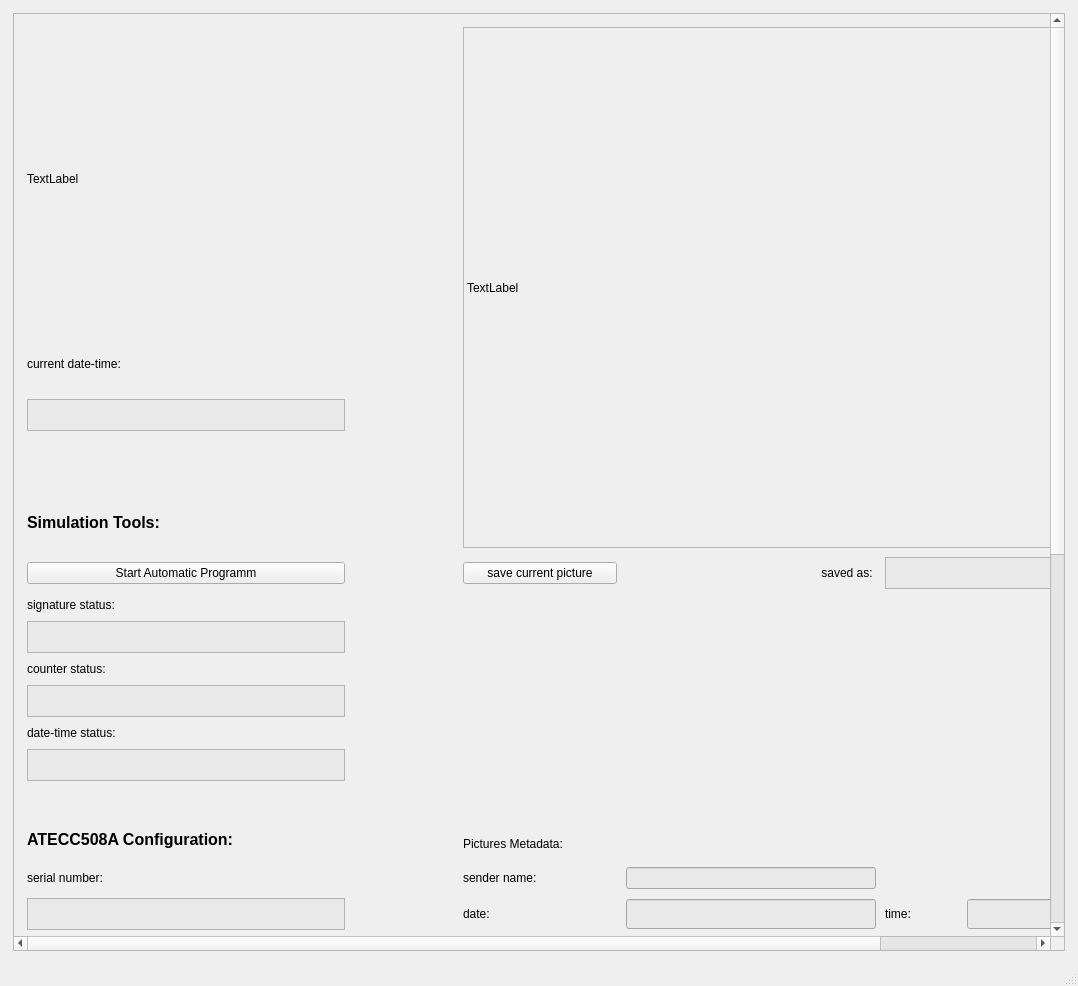
<?xml version="1.0" encoding="UTF-8"?>
<ui version="4.0">
 <class>MainWindow</class>
 <widget class="QMainWindow" name="MainWindow">
  <property name="geometry">
   <rect>
    <x>0</x>
    <y>0</y>
    <width>1078</width>
    <height>986</height>
   </rect>
  </property>
  <property name="windowTitle">
   <string>MainWindow</string>
  </property>
  <widget class="QWidget" name="centralwidget">
   <layout class="QGridLayout" name="gridLayout">
    <item row="0" column="0">
     <widget class="QScrollArea" name="scrollArea">
      <property name="widgetResizable">
       <bool>true</bool>
      </property>
      <widget class="QWidget" name="scrollAreaWidgetContents_2">
       <property name="geometry">
        <rect>
         <x>0</x>
         <y>-629</y>
         <width>1211</width>
         <height>1529</height>
        </rect>
       </property>
       <layout class="QGridLayout" name="gridLayout_2">
        <item row="30" column="7">
         <widget class="QLabel" name="label_12">
          <property name="text">
           <string>&lt;html&gt;&lt;head/&gt;&lt;body&gt;&lt;p&gt;&lt;span style=&quot; font-size:12pt; font-weight:600;&quot;&gt;ECDSA Information:&lt;/span&gt;&lt;/p&gt;&lt;/body&gt;&lt;/html&gt;</string>
          </property>
         </widget>
        </item>
        <item row="33" column="0">
         <widget class="QTextBrowser" name="out_device_ip">
          <property name="minimumSize">
           <size>
            <width>0</width>
            <height>32</height>
           </size>
          </property>
          <property name="sizeIncrement">
           <size>
            <width>0</width>
            <height>32</height>
           </size>
          </property>
          <property name="styleSheet">
           <string notr="true">background-color: rgb(233, 233, 233);</string>
          </property>
         </widget>
        </item>
        <item row="40" column="7">
         <widget class="QPushButton" name="pB_save_pub_key">
          <property name="text">
           <string>save key</string>
          </property>
         </widget>
        </item>
        <item row="39" column="7">
         <widget class="QLabel" name="label_7">
          <property name="text">
           <string>public key:</string>
          </property>
         </widget>
        </item>
        <item row="14" column="0">
         <widget class="QLabel" name="label_9">
          <property name="text">
           <string>&lt;html&gt;&lt;head/&gt;&lt;body&gt;&lt;p&gt;&lt;span style=&quot; font-size:12pt; font-weight:600;&quot;&gt;ATECC508A Configuration:&lt;/span&gt;&lt;/p&gt;&lt;/body&gt;&lt;/html&gt;</string>
          </property>
         </widget>
        </item>
        <item row="31" column="0">
         <widget class="QLabel" name="label_15">
          <property name="text">
           <string>&lt;html&gt;&lt;head/&gt;&lt;body&gt;&lt;p&gt;&lt;span style=&quot; font-size:12pt; font-weight:600;&quot;&gt;Device Setttings:&lt;/span&gt;&lt;/p&gt;&lt;/body&gt;&lt;/html&gt;</string>
          </property>
         </widget>
        </item>
        <item row="6" column="0">
         <widget class="QPushButton" name="pB_start_auto">
          <property name="text">
           <string>Start Automatic Programm</string>
          </property>
         </widget>
        </item>
        <item row="28" column="0">
         <spacer name="horizontalSpacer_2">
          <property name="orientation">
           <enum>Qt::Horizontal</enum>
          </property>
          <property name="sizeHint" stdset="0">
           <size>
            <width>40</width>
            <height>20</height>
           </size>
          </property>
         </spacer>
        </item>
        <item row="32" column="0">
         <widget class="QLabel" name="label_14">
          <property name="text">
           <string>device IP:</string>
          </property>
         </widget>
        </item>
        <item row="23" column="0">
         <widget class="QTextBrowser" name="out_data_zone">
          <property name="minimumSize">
           <size>
            <width>0</width>
            <height>32</height>
           </size>
          </property>
          <property name="maximumSize">
           <size>
            <width>16777215</width>
            <height>30</height>
           </size>
          </property>
          <property name="styleSheet">
           <string notr="true">background-color: rgb(233, 233, 233);</string>
          </property>
         </widget>
        </item>
        <item row="34" column="0">
         <widget class="QLabel" name="label_13">
          <property name="text">
           <string>device Port pictures:</string>
          </property>
         </widget>
        </item>
        <item row="18" column="0">
         <widget class="QTextBrowser" name="out_serial_number">
          <property name="minimumSize">
           <size>
            <width>0</width>
            <height>32</height>
           </size>
          </property>
          <property name="maximumSize">
           <size>
            <width>16777215</width>
            <height>32</height>
           </size>
          </property>
          <property name="styleSheet">
           <string notr="true">background-color: rgb(233, 233, 233);</string>
          </property>
         </widget>
        </item>
        <item row="19" column="0">
         <widget class="QLabel" name="label_10">
          <property name="text">
           <string>config zone:</string>
          </property>
         </widget>
        </item>
        <item row="21" column="0">
         <widget class="QLabel" name="label_11">
          <property name="text">
           <string>data zone:</string>
          </property>
         </widget>
        </item>
        <item row="18" column="10">
         <widget class="QLineEdit" name="out_pic_time">
          <property name="minimumSize">
           <size>
            <width>250</width>
            <height>30</height>
           </size>
          </property>
          <property name="styleSheet">
           <string notr="true">background-color: rgb(233, 233, 233);</string>
          </property>
         </widget>
        </item>
        <item row="20" column="0">
         <widget class="QTextBrowser" name="out_conf_zone">
          <property name="minimumSize">
           <size>
            <width>0</width>
            <height>32</height>
           </size>
          </property>
          <property name="maximumSize">
           <size>
            <width>16777215</width>
            <height>32</height>
           </size>
          </property>
          <property name="styleSheet">
           <string notr="true">background-color: rgb(233, 233, 233);</string>
          </property>
         </widget>
        </item>
        <item row="18" column="7">
         <widget class="QLabel" name="label_4">
          <property name="text">
           <string>date:</string>
          </property>
         </widget>
        </item>
        <item row="35" column="8" rowspan="4" colspan="3">
         <widget class="QTextBrowser" name="out_signature">
          <property name="minimumSize">
           <size>
            <width>0</width>
            <height>124</height>
           </size>
          </property>
          <property name="styleSheet">
           <string notr="true">background-color: rgb(233, 233, 233);</string>
          </property>
         </widget>
        </item>
        <item row="18" column="9">
         <widget class="QLabel" name="label_5">
          <property name="text">
           <string>time:</string>
          </property>
         </widget>
        </item>
        <item row="18" column="8">
         <widget class="QLineEdit" name="out_pic_date">
          <property name="minimumSize">
           <size>
            <width>250</width>
            <height>30</height>
           </size>
          </property>
          <property name="styleSheet">
           <string notr="true">background-color: rgb(233, 233, 233);</string>
          </property>
         </widget>
        </item>
        <item row="0" column="7" rowspan="5" colspan="5">
         <widget class="QLabel" name="display">
          <property name="minimumSize">
           <size>
            <width>721</width>
            <height>521</height>
           </size>
          </property>
          <property name="maximumSize">
           <size>
            <width>1500</width>
            <height>700</height>
           </size>
          </property>
          <property name="frameShape">
           <enum>QFrame::StyledPanel</enum>
          </property>
          <property name="lineWidth">
           <number>3</number>
          </property>
          <property name="midLineWidth">
           <number>3</number>
          </property>
          <property name="text">
           <string>TextLabel</string>
          </property>
         </widget>
        </item>
        <item row="6" column="7">
         <widget class="QPushButton" name="pB_save_current_pic">
          <property name="text">
           <string>save current picture</string>
          </property>
         </widget>
        </item>
        <item row="6" column="8">
         <widget class="QLabel" name="label">
          <property name="text">
           <string>&lt;html&gt;&lt;head/&gt;&lt;body&gt;&lt;p align=&quot;right&quot;&gt;saved as: &lt;/p&gt;&lt;/body&gt;&lt;/html&gt;</string>
          </property>
         </widget>
        </item>
        <item row="36" column="0">
         <widget class="QLabel" name="label_20">
          <property name="text">
           <string>device Port public key:</string>
          </property>
         </widget>
        </item>
        <item row="31" column="8" rowspan="4" colspan="3">
         <widget class="QTextBrowser" name="out_hash_value">
          <property name="minimumSize">
           <size>
            <width>0</width>
            <height>124</height>
           </size>
          </property>
          <property name="styleSheet">
           <string notr="true">background-color: rgb(233, 233, 233);</string>
          </property>
         </widget>
        </item>
        <item row="0" column="0">
         <widget class="QLabel" name="logo">
          <property name="minimumSize">
           <size>
            <width>318</width>
            <height>303</height>
           </size>
          </property>
          <property name="maximumSize">
           <size>
            <width>1000000</width>
            <height>10000000</height>
           </size>
          </property>
          <property name="text">
           <string>TextLabel</string>
          </property>
         </widget>
        </item>
        <item row="18" column="6">
         <spacer name="verticalSpacer">
          <property name="orientation">
           <enum>Qt::Vertical</enum>
          </property>
          <property name="sizeHint" stdset="0">
           <size>
            <width>100</width>
            <height>40</height>
           </size>
          </property>
         </spacer>
        </item>
        <item row="14" column="7" rowspan="2" colspan="2">
         <widget class="QLabel" name="label_19">
          <property name="text">
           <string>&lt;html&gt;&lt;head/&gt;&lt;body&gt;&lt;p&gt;&lt;span style=&quot; font-size:12pt; font-weight:600;&quot;&gt;Pictures Metadata:&lt;/span&gt;&lt;/p&gt;&lt;/body&gt;&lt;/html&gt;</string>
          </property>
         </widget>
        </item>
        <item row="39" column="8" rowspan="4" colspan="3">
         <widget class="QTextBrowser" name="out_public_key">
          <property name="minimumSize">
           <size>
            <width>0</width>
            <height>124</height>
           </size>
          </property>
          <property name="styleSheet">
           <string notr="true">background-color: rgb(233, 233, 233);</string>
          </property>
         </widget>
        </item>
        <item row="13" column="0">
         <spacer name="horizontalSpacer">
          <property name="orientation">
           <enum>Qt::Horizontal</enum>
          </property>
          <property name="sizeHint" stdset="0">
           <size>
            <width>40</width>
            <height>40</height>
           </size>
          </property>
         </spacer>
        </item>
        <item row="4" column="0">
         <widget class="QLabel" name="label_18">
          <property name="text">
           <string>&lt;html&gt;&lt;head/&gt;&lt;body&gt;&lt;p&gt;&lt;span style=&quot; font-size:12pt; font-weight:600;&quot;&gt;Simulation Tools:&lt;/span&gt;&lt;/p&gt;&lt;/body&gt;&lt;/html&gt;</string>
          </property>
         </widget>
        </item>
        <item row="35" column="7">
         <widget class="QLabel" name="label_3">
          <property name="text">
           <string>signature:</string>
          </property>
         </widget>
        </item>
        <item row="31" column="7">
         <widget class="QLabel" name="label_2">
          <property name="text">
           <string>hash value:</string>
          </property>
         </widget>
        </item>
        <item row="23" column="6">
         <widget class="QWidget" name="widget" native="true"/>
        </item>
        <item row="27" column="7" rowspan="3" colspan="3">
         <spacer name="verticalSpacer_2">
          <property name="orientation">
           <enum>Qt::Vertical</enum>
          </property>
          <property name="sizeHint" stdset="0">
           <size>
            <width>20</width>
            <height>50</height>
           </size>
          </property>
         </spacer>
        </item>
        <item row="7" column="7" rowspan="2">
         <spacer name="horizontalSpacer_3">
          <property name="orientation">
           <enum>Qt::Horizontal</enum>
          </property>
          <property name="sizeHint" stdset="0">
           <size>
            <width>40</width>
            <height>20</height>
           </size>
          </property>
         </spacer>
        </item>
        <item row="21" column="9">
         <widget class="QLabel" name="label_sensor_4">
          <property name="text">
           <string>sensor 4:</string>
          </property>
         </widget>
        </item>
        <item row="21" column="7">
         <widget class="QLabel" name="label_sensor_3">
          <property name="text">
           <string>sensor 3:</string>
          </property>
         </widget>
        </item>
        <item row="19" column="7">
         <widget class="QLabel" name="label_6">
          <property name="text">
           <string>current counter:</string>
          </property>
         </widget>
        </item>
        <item row="19" column="8">
         <widget class="QLineEdit" name="out_current_counter">
          <property name="minimumSize">
           <size>
            <width>250</width>
            <height>30</height>
           </size>
          </property>
          <property name="styleSheet">
           <string notr="true">background-color: rgb(233, 233, 233);</string>
          </property>
         </widget>
        </item>
        <item row="20" column="7">
         <widget class="QLabel" name="label_sensor_1">
          <property name="text">
           <string>sensor 1:</string>
          </property>
         </widget>
        </item>
        <item row="20" column="8">
         <widget class="QLineEdit" name="out_sensor_1">
          <property name="minimumSize">
           <size>
            <width>250</width>
            <height>30</height>
           </size>
          </property>
          <property name="styleSheet">
           <string notr="true">background-color: rgb(233, 233, 233);</string>
          </property>
         </widget>
        </item>
        <item row="21" column="8">
         <widget class="QLineEdit" name="out_sensor_3">
          <property name="minimumSize">
           <size>
            <width>250</width>
            <height>30</height>
           </size>
          </property>
          <property name="styleSheet">
           <string notr="true">background-color: rgb(233, 233, 233);</string>
          </property>
         </widget>
        </item>
        <item row="20" column="10">
         <widget class="QLineEdit" name="out_sensor_2">
          <property name="minimumSize">
           <size>
            <width>250</width>
            <height>30</height>
           </size>
          </property>
          <property name="styleSheet">
           <string notr="true">background-color: rgb(233, 233, 233);</string>
          </property>
         </widget>
        </item>
        <item row="21" column="10">
         <widget class="QLineEdit" name="out_sensor_4">
          <property name="minimumSize">
           <size>
            <width>250</width>
            <height>30</height>
           </size>
          </property>
          <property name="styleSheet">
           <string notr="true">background-color: rgb(233, 233, 233);</string>
          </property>
         </widget>
        </item>
        <item row="20" column="9">
         <widget class="QLabel" name="label_sensor_2">
          <property name="text">
           <string>sensor 2:</string>
          </property>
         </widget>
        </item>
        <item row="9" column="0">
         <widget class="QLabel" name="label_21">
          <property name="text">
           <string>counter status:</string>
          </property>
         </widget>
        </item>
        <item row="1" column="0">
         <widget class="QLabel" name="label_17">
          <property name="text">
           <string>current date-time:</string>
          </property>
         </widget>
        </item>
        <item row="2" column="0">
         <widget class="QTextBrowser" name="out_current_date_time">
          <property name="minimumSize">
           <size>
            <width>250</width>
            <height>32</height>
           </size>
          </property>
          <property name="maximumSize">
           <size>
            <width>16777215</width>
            <height>30</height>
           </size>
          </property>
          <property name="styleSheet">
           <string notr="true">background-color: rgb(233, 233, 233);</string>
          </property>
         </widget>
        </item>
        <item row="35" column="0">
         <widget class="QLineEdit" name="in_device_port_pic">
          <property name="minimumSize">
           <size>
            <width>0</width>
            <height>32</height>
           </size>
          </property>
          <property name="styleSheet">
           <string notr="true">background-color: rgb(233, 233, 233);</string>
          </property>
         </widget>
        </item>
        <item row="37" column="0">
         <widget class="QLineEdit" name="in_device_port_pubkey">
          <property name="minimumSize">
           <size>
            <width>0</width>
            <height>32</height>
           </size>
          </property>
          <property name="styleSheet">
           <string notr="true">background-color: rgb(233, 233, 233);</string>
          </property>
         </widget>
        </item>
        <item row="7" column="0">
         <widget class="QLabel" name="label_16">
          <property name="text">
           <string>signature status:</string>
          </property>
         </widget>
        </item>
        <item row="10" column="0">
         <widget class="QTextBrowser" name="out_count_status">
          <property name="minimumSize">
           <size>
            <width>0</width>
            <height>32</height>
           </size>
          </property>
          <property name="maximumSize">
           <size>
            <width>16777215</width>
            <height>32</height>
           </size>
          </property>
          <property name="styleSheet">
           <string notr="true">background-color: rgb(233, 233, 233);</string>
          </property>
         </widget>
        </item>
        <item row="11" column="0">
         <widget class="QLabel" name="label_22">
          <property name="text">
           <string>date-time status:</string>
          </property>
         </widget>
        </item>
        <item row="8" column="0">
         <widget class="QTextBrowser" name="out_sign_status">
          <property name="minimumSize">
           <size>
            <width>0</width>
            <height>32</height>
           </size>
          </property>
          <property name="maximumSize">
           <size>
            <width>16777215</width>
            <height>32</height>
           </size>
          </property>
          <property name="styleSheet">
           <string notr="true">background-color: rgb(233, 233, 233);</string>
          </property>
         </widget>
        </item>
        <item row="12" column="0">
         <widget class="QTextBrowser" name="out_date_time_status">
          <property name="minimumSize">
           <size>
            <width>0</width>
            <height>32</height>
           </size>
          </property>
          <property name="maximumSize">
           <size>
            <width>16777215</width>
            <height>32</height>
           </size>
          </property>
          <property name="styleSheet">
           <string notr="true">background-color: rgb(233, 233, 233);</string>
          </property>
         </widget>
        </item>
        <item row="19" column="9">
         <widget class="QLabel" name="label_23">
          <property name="text">
           <string>prev. counter:</string>
          </property>
         </widget>
        </item>
        <item row="19" column="10">
         <widget class="QTextBrowser" name="out_prev_counter">
          <property name="minimumSize">
           <size>
            <width>0</width>
            <height>32</height>
           </size>
          </property>
          <property name="maximumSize">
           <size>
            <width>16777215</width>
            <height>32</height>
           </size>
          </property>
          <property name="styleSheet">
           <string notr="true">background-color: rgb(233, 233, 233);</string>
          </property>
         </widget>
        </item>
        <item row="6" column="9" colspan="2">
         <widget class="QTextBrowser" name="out_save_name">
          <property name="minimumSize">
           <size>
            <width>0</width>
            <height>32</height>
           </size>
          </property>
          <property name="maximumSize">
           <size>
            <width>16777215</width>
            <height>32</height>
           </size>
          </property>
          <property name="styleSheet">
           <string notr="true">background-color: rgb(233, 233, 233);</string>
          </property>
         </widget>
        </item>
        <item row="16" column="7">
         <widget class="QLabel" name="label_24">
          <property name="text">
           <string>sender name:</string>
          </property>
         </widget>
        </item>
        <item row="16" column="8">
         <widget class="QLineEdit" name="out_sender_name">
          <property name="styleSheet">
           <string notr="true">background-color: rgb(233, 233, 233);</string>
          </property>
         </widget>
        </item>
        <item row="16" column="0">
         <widget class="QLabel" name="label_8">
          <property name="text">
           <string>serial number:</string>
          </property>
         </widget>
        </item>
       </layout>
      </widget>
     </widget>
    </item>
   </layout>
  </widget>
  <widget class="QMenuBar" name="menubar">
   <property name="geometry">
    <rect>
     <x>0</x>
     <y>0</y>
     <width>1078</width>
     <height>26</height>
    </rect>
   </property>
  </widget>
  <widget class="QStatusBar" name="statusbar"/>
 </widget>
 <layoutdefault spacing="9" margin="13"/>
 <resources/>
 <connections/>
 <designerdata>
  <property name="gridDeltaX">
   <number>10</number>
  </property>
  <property name="gridDeltaY">
   <number>10</number>
  </property>
  <property name="gridSnapX">
   <bool>true</bool>
  </property>
  <property name="gridSnapY">
   <bool>true</bool>
  </property>
  <property name="gridVisible">
   <bool>true</bool>
  </property>
 </designerdata>
</ui>
